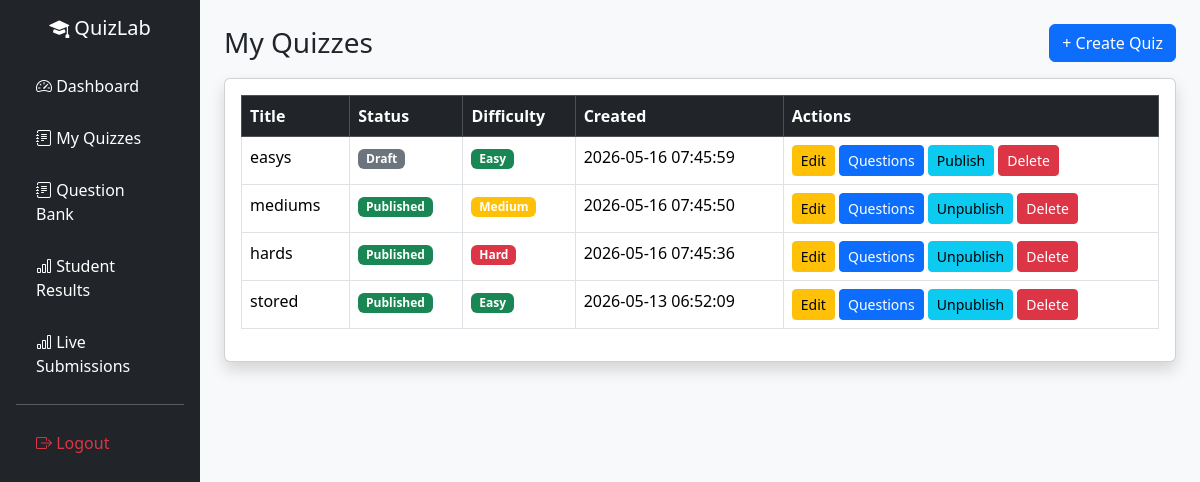
Page /frontend/teacher/my_quizzes.php (signed in) on the committed database.
### tables this page shows
CREATE TABLE `quizzes` (
  `quiz_id` int(11) NOT NULL,
  `teacher_id` int(11) NOT NULL,
  `title` varchar(255) NOT NULL,
  `description` text DEFAULT NULL,
  `status` enum('draft','published') DEFAULT 'draft',
  `created_at` timestamp NOT NULL DEFAULT current_timestamp(),
  `quiz_type` enum('multiple_choice','identification','true_false','enumeration') NOT NULL DEFAULT 'multiple_choice',
  `difficulty` enum('easy','medium','hard') NOT NULL DEFAULT 'medium'
);

### frontend/teacher/my_quizzes.php (the view, shortened to what this page needs)
<?php
require_once "../../backend/database.php";
$teacher_id = $_SESSION['user_id'];
$stmt = $pdo->prepare("
    SELECT * FROM quizzes
    WHERE teacher_id = ?
    ORDER BY created_at DESC
");
$stmt->execute([$teacher_id]);
$quizzes = $stmt->fetchAll(PDO::FETCH_ASSOC);
?>
<!DOCTYPE html>
<html>
<head>
    <link href="https://cdn.jsdelivr.net/npm/bootstrap@5.3.2/dist/css/bootstrap.min.css" rel="stylesheet">
    <link rel="stylesheet" href="https://cdn.jsdelivr.net/npm/bootstrap-icons@1.11.1/font/bootstrap-icons.css">
    <link rel="stylesheet" href="style.css">
</head>
<body class="bg-light">
    <div class="container-fluid">
        <div class="row">
            <div class="col-md-2 p-0">
                <?php include "nav.php"; ?>
            </div>
            <div class="col-md-10 p-4">
                <div class="d-flex justify-content-between align-items-center mb-3">
                    <h3 class="mb-0">My Quizzes</h3>
                    <a href="create_quiz.php" class="btn btn-primary">
                        + Create Quiz
                    </a>
                </div>
                <div class="card shadow p-3">
                    <table class="table table-bordered table-hover">
                        <thead class="table-dark">
                            <tr>
                                <th>Title</th>
                                <th>Status</th>
                                <th>Difficulty</th>
                                <th>Created</th>
                                <th>Actions</th>
                            </tr>
                        </thead>
                        <tbody>
                            <?php if (count($quizzes) > 0): ?>
                                <?php foreach ($quizzes as $quiz): ?>
                                    <tr>
                                        <td><?= htmlspecialchars($quiz['title']); ?></td>
                                        <td>
                                            <span
                                                class="badge bg-<?= $quiz['status'] == 'published' ? 'success' : 'secondary'; ?>">
                                                <?= ucfirst($quiz['status']); ?>
                                            </span>
                                        </td>
                                        <td>
                                            <span class="badge bg-<?=
                                                $quiz['difficulty'] == 'easy' ? 'success' :
                                                ($quiz['difficulty'] == 'medium' ? 'warning' : 'danger');
                                            ?>">
                                                <?= ucfirst($quiz['difficulty']); ?>
                                            </span>
                                        </td>
                                        <td><?= $quiz['created_at']; ?></td>
                                        <td>
                                            <a href="edit_quiz.php?quiz_id=<?= $quiz['quiz_id']; ?>"
                                                class="btn btn-sm btn-warning">
                                                Edit
                                            </a>
                                            <a href="manage_questions.php?quiz_id=<?= $quiz['quiz_id']; ?>"
                                                class="btn btn-sm btn-primary">
                                                Questions
                                            </a>
                                            <a href="../../backend/toggle_quiz.php?id=<?= $quiz['quiz_id']; ?>"
                                                class="btn btn-sm btn-info">
                                                <?= $quiz['status'] == 'published' ? 'Unpublish' : 'Publish'; ?>
                                            </a>
                                            <form method="POST" action="../../backend/quiz_crud.php" class="d-inline">
                                                <button type="submit" name="delete_quiz" class="btn btn-sm btn-danger"
                                                    onclick="return confirm('Delete this quiz?')">
                                                    Delete
                                                </button>
                                            </form>
                                        </td>
                                    </tr>
                                <?php endforeach; ?>
                            <?php endif; ?>
                        </tbody>
                    </table>
                </div>
            </div>
        </div>
    </div>
</body>
</html>

### frontend/teacher/style.css (style rules this page uses)
body { background:#f5f6fa; }

### rows in the picture
quizzes: title "easys", status "Draft", difficulty "Easy", created_at "2026-05-16 07:45:59", shows "Publish"
quizzes: title "mediums", status "Published", difficulty "Medium", created_at "2026-05-16 07:45:50", shows "Unpublish"
quizzes: title "hards", status "Published", difficulty "Hard", created_at "2026-05-16 07:45:36", shows "Unpublish"
quizzes: title "stored", status "Published", difficulty "Easy", created_at "2026-05-13 06:52:09", shows "Unpublish"
